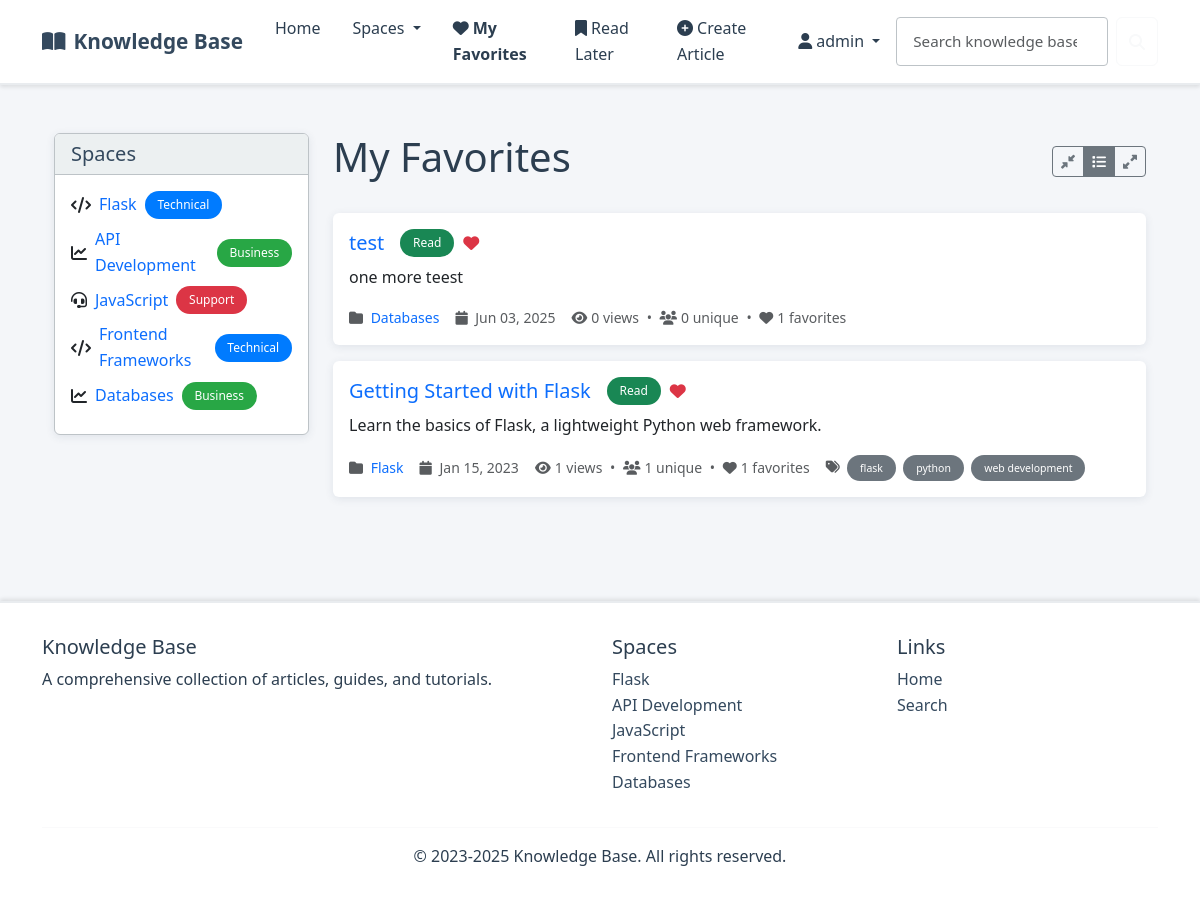
The app's page /my-favorites/ (signed in) with its own data.
### kb/models.py (models this page shows, shortened)
class Space(models.Model):
    ICON_CHOICES = [
        ('fas fa-folder', 'Folder'),
        ('fas fa-book', 'Book'),
        ('fas fa-lightbulb', 'Lightbulb'),
        ('fas fa-cog', 'Settings'),
        ('fas fa-rocket', 'Rocket'),
        ('fas fa-star', 'Star'),
        ('fas fa-heart', 'Heart'),
        ('fas fa-trophy', 'Trophy'),
        ('fas fa-graduation-cap', 'Education'),
        ('fas fa-code', 'Code'),
        ('fas fa-database', 'Database'),
        ('fas fa-shield-alt', 'Security'),
        ('fas fa-users', 'Team'),
        ('fas fa-chart-line', 'Analytics'),
        ('fas fa-puzzle-piece', 'Puzzle'),
        ('fas fa-tools', 'Tools'),
        ('fas fa-globe', 'Global'),
        ('fas fa-mobile-alt', 'Mobile'),
        ('fas fa-cloud', 'Cloud'),
        ('fas fa-fire', 'Fire'),
    ]
    name = models.CharField(max_length=100)
    description = models.TextField()
    label = models.ForeignKey(Label, on_delete=models.SET_NULL, null=True, blank=True, related_name='spaces')
    icon = models.CharField(max_length=50, choices=ICON_CHOICES, default='fas fa-folder')
    class Meta:
        verbose_name_plural = "Spaces"

class Label(models.Model):
    COLOR_CHOICES = [
        ('#007bff', 'Blue'),
        ('#28a745', 'Green'),
        ('#dc3545', 'Red'),
        ('#ffc107', 'Yellow'),
        ('#6f42c1', 'Purple'),
        ('#fd7e14', 'Orange'),
        ('#20c997', 'Teal'),
        ('#e83e8c', 'Pink'),
        ('#6c757d', 'Gray'),
        ('#17a2b8', 'Cyan'),
    ]
    name = models.CharField(max_length=50)
    color = models.CharField(max_length=7, choices=COLOR_CHOICES, default='#007bff')
    class Meta:
        verbose_name_plural = "Labels"

class Article(models.Model):
    STATUS_CHOICES = [
        ('draft', 'Draft'),
        ('live', 'Live'),
        ('archive', 'Archive'),
    ]
    title = models.CharField(max_length=200)
    summary = models.TextField()
    space = models.ForeignKey(Space, on_delete=models.CASCADE, related_name='articles')
    author = models.ForeignKey(User, on_delete=models.CASCADE, related_name='articles', null=True, blank=True)
    status = models.CharField(max_length=10, choices=STATUS_CHOICES, default='draft')
    tags = models.JSONField(default=list)
    created_at = models.DateField(default=timezone.now)
    updated_at = models.DateField(default=timezone.now)
    def is_read_by_user(self, user):
        if not user.is_authenticated:
            return False
        return self.read_status.filter(user=user).exists()
    def get_favorites_count(self):
        return self.favorites.count()
    def get_view_count(self):
        return self.views.count()
    def get_unique_view_count(self):
        user_views = self.views.filter(user__isnull=False).values('user').distinct().count()
        anonymous_views = self.views.filter(user__isnull=True).values('ip_address').distinct().count()
        return user_views + anonymous_views

### kb/views.py (the view)
# urls.py: path('my-favorites/', views.my_favorites, name='my_favorites'),
@login_required
def my_favorites(request):
    favorites = ArticleFavorite.objects.filter(user=request.user).select_related('article', 'article__space')
    articles = [favorite.article for favorite in favorites]
    for article in articles:
        article.is_favorited = True  # All articles in this view are favorited
        article.view_count = article.get_view_count()
        article.unique_view_count = article.get_unique_view_count()
        article.favorites_count = article.get_favorites_count()
        if request.user.is_authenticated:
            article.is_read = article.is_read_by_user(request.user)
    context = {
        'articles': articles,
        'title': 'My Favorites',
        'spaces': Space.objects.all(),
        'labels': Label.objects.all(),
    }
    return render(request, 'my_favorites.html', context)

### kb/context_processors.py (called while the page is built)
def categories_processor(request):
    return {
        'spaces': Space.objects.all()
    }

### templates/my_favorites.html (shortened to what this page needs)
{% extends 'layout.html' %}
{% block content %}
<div class="container mt-4">
    <div class="row">
        <div class="col-lg-3">
            <div class="card">
                <div class="card-header">
                    <h5 class="mb-0">Spaces</h5>
                </div>
                <div class="card-body">
                    {% for space in spaces %}
                    <div class="d-flex align-items-center mb-2">
                        {% if space.icon %}
                        <i class="{{ space.icon }} me-2"></i>
                        {% endif %}
                        <a href="{% url 'space_detail' space.id %}" class="text-decoration-none">
                            {{ space.name }}
                        </a>
                        {% if space.label %}
                        <span class="badge ms-2" style="background-color: {{ space.label.color }};">
                            {{ space.label.name }}
                        </span>
                        {% endif %}
                    </div>
                    {% endfor %}
                </div>
            </div>
        </div>
        <div class="col-lg-9">
            <div class="d-flex justify-content-between align-items-center mb-4">
                <h1>My Favorites</h1>
                <div class="d-flex gap-2 align-items-center">
                    <div class="btn-group" role="group" aria-label="View density">
                        <label class="btn btn-outline-secondary btn-sm" for="compact" title="Compact view">
                            <i class="fas fa-compress-alt"></i>
                        </label>
                        <label class="btn btn-outline-secondary btn-sm" for="comfortable" title="Comfortable view">
                            <i class="fas fa-list"></i>
                        </label>
                        <label class="btn btn-outline-secondary btn-sm" for="spacious" title="Spacious view">
                            <i class="fas fa-expand-alt"></i>
                        </label>
                    </div>
                </div>
            </div>
            {% if articles %}
            <div id="articles-container">
                {% for article in articles %}
                <div class="card mb-3 article-card" data-space="{{ article.space.id }}">
                    <div class="card-body">
                        <div class="d-flex justify-content-between align-items-start">
                            <div class="flex-grow-1">
                                <div class="d-flex align-items-center mb-2">
                                    <h5 class="card-title mb-0 me-3">
                                        <a href="{% url 'article_detail' article.id %}" class="text-decoration-none">
                                            {{ article.title }}
                                        </a>
                                    </h5>
                                    {% if user.is_authenticated and article.is_read %}
                                    <span class="badge bg-success me-2">Read</span>
                                    {% endif %}
                                    {% if user.is_authenticated %}
                                    <button class="btn btn-link p-0 favorite-btn"
                                            data-article-id="{{ article.id }}"
                                            data-favorited="true"
                                            title="Remove from favorites">
                                        <i class="fas fa-heart text-danger"></i>
                                    </button>
                                    {% endif %}
                                </div>
                                <p class="card-text article-summary">{{ article.summary }}</p>
                                <div class="d-flex align-items-center text-muted small article-meta">
                                    <span class="me-3">
                                        <i class="fas fa-folder me-1"></i>
                                        <a href="{% url 'space_detail' article.space.id %}" class="text-decoration-none">
                                            {{ article.space.name }}
                                        </a>
                                    </span>
                                    <span class="me-3">
                                        <i class="fas fa-calendar me-1"></i>
                                        {{ article.created_at|date:"M d, Y" }}
                                    </span>
                                    <span class="me-3">
                                        <i class="fas fa-eye me-1"></i>{{ article.view_count }} views
                                        <span class="mx-1">•</span>
                                        <i class="fas fa-users me-1"></i>{{ article.unique_view_count }} unique
                                        <span class="mx-1">•</span>
                                        <i class="fas fa-heart me-1"></i>{{ article.favorites_count }} favorites
                                    </span>
                                    {% if article.tags %}
                                    <span>
                                        <i class="fas fa-tags me-1"></i>
                                        {% for tag in article.tags %}
                                            <span class="badge bg-secondary me-1">{{ tag }}</span>
                                        {% endfor %}
                                    </span>
                                    {% endif %}
                                </div>
                            </div>
                        </div>
                    </div>
                </div>
                {% endfor %}
            </div>
            {% endif %}
        </div>
    </div>
</div>
{% endblock %}

### templates/layout.html (shortened to what this page needs)
{% load static %}
<!DOCTYPE html>
<html lang="en">
<head>
    <link href="https://cdn.jsdelivr.net/npm/bootstrap@5.3.0/dist/css/bootstrap.min.css" rel="stylesheet">
    <link rel="stylesheet" href="https://cdnjs.cloudflare.com/ajax/libs/font-awesome/6.4.0/css/all.min.css">
    <link rel="stylesheet" href="https://cdnjs.cloudflare.com/ajax/libs/highlight.js/11.7.0/styles/github-dark.min.css">
    <link rel="stylesheet" href="{% static 'css/custom.css' %}">
</head>
<body>
    <nav class="navbar navbar-expand-lg" style="background-color: #ffffff; border-bottom: 2px solid #e9ecef; box-shadow: 0 2px 4px rgba(0,0,0,0.1);">
        <div class="container">
            <a class="navbar-brand" href="{% url 'index' %}">
                <i class="fas fa-book-open me-2"></i>Knowledge Base
            </a>
            <div class="collapse navbar-collapse" id="navbarMain">
                <ul class="navbar-nav me-auto">
                    <li class="nav-item">
                        <a class="nav-link {% if request.path == '/' %}active{% endif %}" href="{% url 'index' %}">Home</a>
                    </li>
                    <li class="nav-item dropdown">
                        <a class="nav-link dropdown-toggle" href="#" id="spacesDropdown" role="button" data-bs-toggle="dropdown" aria-expanded="false">
                            Spaces
                        </a>
                    </li>
                    {% if user.is_authenticated %}
                    <li class="nav-item">
                        <a class="nav-link {% if request.path == '/my-favorites/' %}active{% endif %}" href="{% url 'my_favorites' %}">
                            <i class="fas fa-heart me-1"></i>My Favorites
                        </a>
                    </li>
                    <li class="nav-item">
                        <a class="nav-link {% if request.path == '/my-read-later/' %}active{% endif %}" href="{% url 'my_read_later' %}">
                            <i class="fas fa-bookmark me-1"></i>Read Later
                        </a>
                    </li>
                    <li class="nav-item">
                        <a class="nav-link {% if request.path == '/article/create/' %}active{% endif %}" href="{% url 'create_article' %}">
                            <i class="fas fa-plus-circle me-1"></i>Create Article
                        </a>
                    </li>
                    {% endif %}
                </ul>
                <ul class="navbar-nav ms-auto">
                    {% if user.is_authenticated %}
                    <li class="nav-item dropdown">
                        <a class="nav-link dropdown-toggle" href="#" id="userDropdown" role="button" data-bs-toggle="dropdown" aria-expanded="false">
                            <i class="fas fa-user me-1"></i>{{ user.username }}
                        </a>
                    </li>
                    {% endif %}
                </ul>
                <div class="d-flex position-relative">
                    <form id="searchForm" class="d-flex" action="{% url 'search' %}" method="get">
                        <input id="searchInput" class="form-control me-2" type="search" placeholder="Search knowledge base..." aria-label="Search" name="q">
                        <button class="btn btn-outline-light" type="submit">
                            <i class="fas fa-search"></i>
                        </button>
                    </form>
                </div>
            </div>
        </div>
    </nav>
    <main class="container py-4">
        {% block content %}{% endblock %}
    </main>
    <footer class="footer">
        <div class="container">
            <div class="row">
                <div class="col-md-6">
                    <h5>Knowledge Base</h5>
                    <p>A comprehensive collection of articles, guides, and tutorials.</p>
                </div>
                <div class="col-md-3">
                    <h5>Spaces</h5>
                    <ul class="list-unstyled">
                        {% for space in spaces %}
                        <li><a href="{% url 'space_detail' space_id=space.id %}" class="text-decoration-none" style="color: var(--primary-corporate);">{{ space.name }}</a></li>
                        {% endfor %}
                    </ul>
                </div>
                <div class="col-md-3">
                    <h5>Links</h5>
                    <ul class="list-unstyled">
                        <li><a href="{% url 'index' %}" class="text-decoration-none" style="color: var(--primary-corporate);">Home</a></li>
                        <li><a href="{% url 'search' %}" class="text-decoration-none" style="color: var(--primary-corporate);">Search</a></li>
                    </ul>
                </div>
            </div>
            <hr style="border-color: #e9ecef;">
            <div class="text-center">
                <p>&copy; 2023-2025 Knowledge Base. All rights reserved.</p>
            </div>
        </div>
    </footer>
</body>
</html>

### static/css/custom.css (style rules this page uses)
:root { --primary-corporate: #34495e; --secondary-corporate: #2c3e50; --accent-corporate: #3498db; --success-corporate: #27ae60; --warning-corporate: #f39c12; --danger-corporate: #e74c3c; --light-corporate: #ecf0f1; --dark-corporate: #2c3e50; --background-corporate: #f4f6f9; --text-corporate: #2c3e50; --border-corporate: #bdc3c7; --shadow-corporate: rgba(52, 73, 94, 0.1); }
body { background-color: var(--background-corporate); color: var(--text-corporate); font-family: 'Segoe UI', Tahoma, Geneva, Verdana, sans-serif; line-height: 1.6; }
.navbar-brand { color: var(--primary-corporate) !important; font-weight: 600; font-size: 1.3rem; }
.navbar-nav .nav-link { color: var(--text-corporate) !important; font-weight: 500; padding: 0.5rem 1rem !important; transition: all 0.3s ease; border-radius: 4px; }
.card { background-color: #ffffff; border: 1px solid var(--border-corporate); border-radius: 6px; box-shadow: 0 2px 8px var(--shadow-corporate); transition: all 0.3s ease; }
.card-header { background-color: var(--light-corporate); border-bottom: 1px solid var(--border-corporate); font-weight: 600; color: var(--primary-corporate); }
.form-control { border: 1px solid var(--border-corporate); border-radius: 4px; padding: 0.75rem 1rem; font-size: 0.95rem; }
.badge { background-color: var(--primary-corporate); color: #ffffff; font-weight: 500; padding: 0.5rem 0.8rem; border-radius: 15px; }
.article-card { height: 100%; transition: transform 0.2s ease; border: 1px solid var(--article-border-color); }
.footer { margin-top: 4rem; padding: 2rem 0; border-top: 1px solid var(--bs-border-color); }
.nav-link.active { font-weight: 600; }
.footer { margin-top: 4rem; padding: 2rem 0; background-color: #ffffff; color: var(--text-corporate); border-top: 2px solid #e9ecef; box-shadow: 0 -2px 4px rgba(0,0,0,0.1); }

### records on screen
Space: name "Flask", label.name "Technical"
Space: name "API Development", label.name "Business"
Space: name "JavaScript", label.name "Support"
Space: name "Frontend Frameworks", label.name "Technical"
Space: name "Databases", label.name "Business"
Article: title "test", summary "one more teest", space.name "Databases", created_at "Jun 03, 2025", view_count "0", unique_view_count "0", favorites_count "1"
Article: title "Getting Started with Flask", summary "Learn the basics of Flask, a lightweight Python web framework.", space.name "Flask", created_at "Jan 15, 2023", view_count "1", unique_view_count "1", favorites_count "1", tags "flask" "python" "web development"

### other values on screen
{{ user.username }} "admin"
